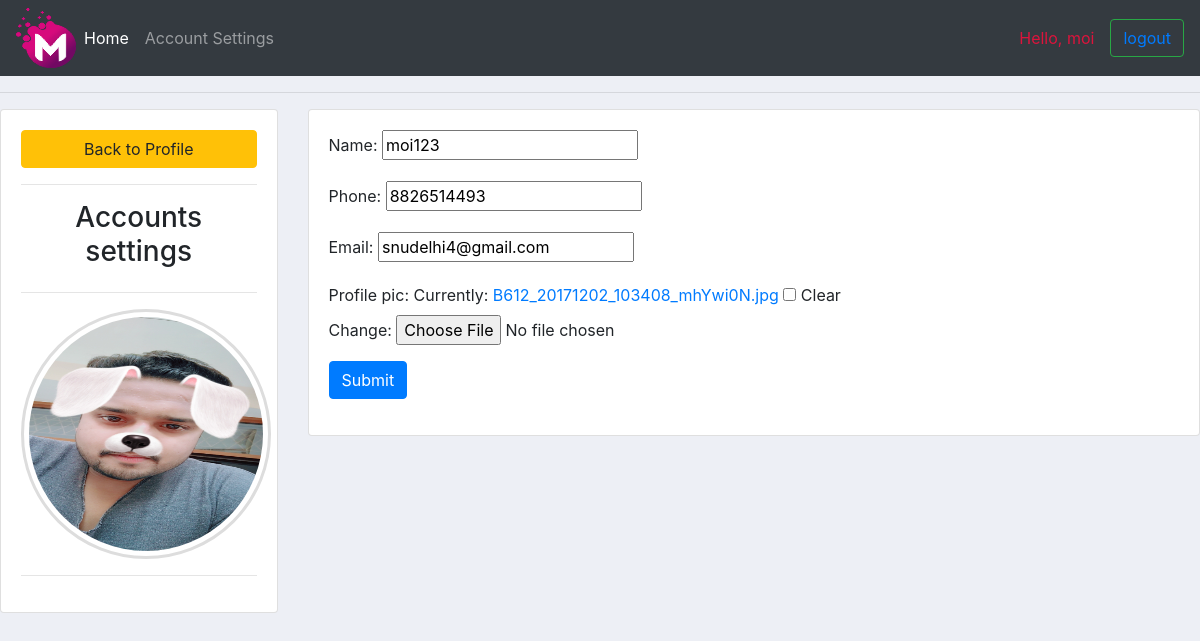
Page /account_setting (signed in) on the committed database.
### accounts/models.py (models this page shows, shortened)
class Customer(models.Model):
    user = models.OneToOneField(User, null=True,blank=True ,on_delete=models.CASCADE)
    name = models.CharField(max_length=200, null=True)
    phone = models.CharField(max_length=200, null=True)
    email = models.CharField(max_length=200,blank=True)
    profile_pic = models.ImageField(default="Profile-Pic-Demo.png",null=True,blank=True)
    date_created = models.DateTimeField(auto_now_add=True, null=True)

### accounts/decorator.py (the view)
        def wrapper_func(request, *args, **kwargs):
            group = None
            if request.user.groups.exists():
                group = request.user.groups.all()[0].name
            if group in allowed_roles:
                return view_func(request, *args, **kwargs)
            else:
                return HttpResponse('you are not authorised to view this page')

### accounts/forms.py
class CustomerForm(ModelForm):
    class Meta:
        model = Customer
        fields = '__all__'
        exclude = ['user']

### accounts/decorator.py (called while the page is built)
def allowed_users(allowed_roles=[]):
    def decorator(view_func):
        def wrapper_func(request, *args, **kwargs):
            group = None
            if request.user.groups.exists():
                group = request.user.groups.all()[0].name
            if group in allowed_roles:
                return view_func(request, *args, **kwargs)
            else:
                return HttpResponse('you are not authorised to view this page')
        return wrapper_func
    return decorator

### accounts/views.py (called while the page is built)
@login_required(login_url='login') #decorators
@allowed_users(allowed_roles=['customer'])
def account_setting(request):
    customer_form = request.user.customer
    form = CustomerForm(instance=customer_form)
    if request.method == 'POST':
        form = CustomerForm(request.POST, request.FILES, instance=customer_form)
        if form.is_valid():
            form.save()
    context = {'form':form}
    return render(request,"account.html",context)

### accounts/templates/account.html (shortened to what this page needs)
{% extends 'links.html' %}
{% load static %}
{% block content %}
<hr>
<div>
    <div class="row">
        <div class="col-md-3">
            <div class="card card-body">
                <a class="btn btn-warning" href="{% url 'home' %}"> Back to Profile </a>
                <hr>
                <h3 style="text-align: center">Accounts settings</h3>
                <hr>
                <a align="center" href="">
                    <img src="{{ request.user.customer.profile_pic.url }}" class="img">
                </a>
                <hr>
            </div>
        </div>
        <div class="col-md-9">
            <div class="card card-body">
                <form method="POST" action='' enctype="multipart/form-data">
                    {{ form.as_p }}
                    <input class="btn btn-primary" type="submit" name="update Information"/>
                </form>
            </div>
        </div>
    </div>
</div>
{% endblock %}

### accounts/templates/navbar.html (shortened to what this page needs)
{% load static %}
<!DOCTYPE html>
<html>
    <head>
    </head>
    <body>
<nav class="navbar navbar-expand-lg navbar-dark bg-dark">
  <img  src="{% static 'images/logo_orginal.png' %}">
  <div class="collapse navbar-collapse" id="navbarSupportedContent">
    <ul class="navbar-nav mr-auto">
      <li class="nav-item active">
        <a class="nav-link" href="{% url 'home' %}">Home<span class="sr-only">(current)</span></a>
      </li>
      {% if request.user.is_staff %}
      <li class="nav-item active">
        <a class="nav-link" href="{% url 'products' %}">Products<span class="sr-only">(current)</span></a>
      </li>
      {% else %}
      <li class="nav-item dropdown">
        <a class="nav-link" href="{% url 'customer_account_setting' %}">Account Settings<span class="sr-only">(current)</span></a>
      </li>
      {% endif %}
    </ul>
  </div>
  <span class="nav-link" style="color:crimson"> Hello, {{ request.user }} </span>
  <button class="btn btn-outline-success my-2 my-sm-0"><a href="{% url 'logout' %}">logout</a></button>
</nav>
    </body>
</html>

### accounts/static/css/main.css (style rules this page uses)
body { background-color: #edeff5; }

### accounts/templates/account.html (style rules this page uses)
.img { border:solid #ddd; border-radius: 100%; padding: 5px; max-width: 300px; width: 250px;; height: 250px; max-height: 300px; }

### rows in the picture
Customer: name "moi123", phone "8826514493", email "snudelhi4@gmail.com"

### other values in the picture
{{ request.user }} "moi"
